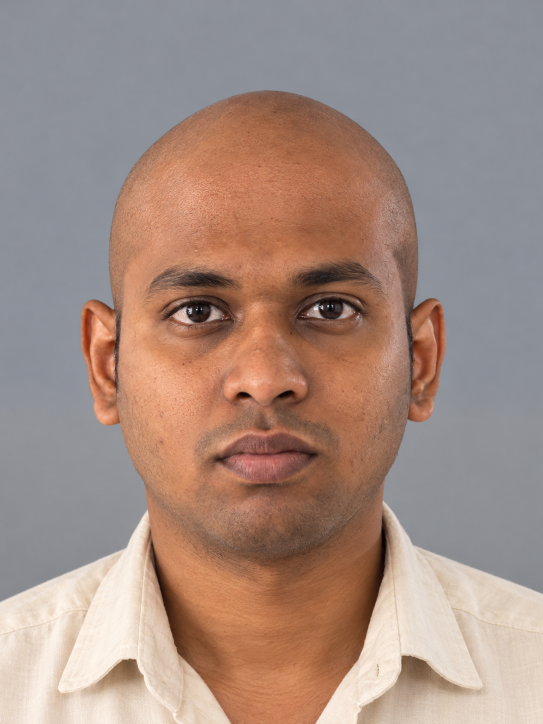
#> input picture assets/source/aakash-bald-reference.png, 1086 x 1448 px (shown at 1/2 size)
$ python extract_bald_scalp_overlay.py
#> lines starting #> are read from the running program, lines starting #| are printed output that depends on the picture
"""Make an aligned scalp layer to reveal when Aakash's photo hair is cut."""

from pathlib import Path

import numpy as np
from PIL import Image, ImageFilter


ROOT = Path(__file__).resolve().parents[1]
SOURCE = ROOT / "assets/source/aakash-bald-reference.png"
OUTPUT = ROOT / "assets/aakash-bald-scalp-overlay.png"
CROP = (130, 50, 950, 650)


def main() -> None:
    image = Image.open(SOURCE).convert("RGB").crop(CROP)
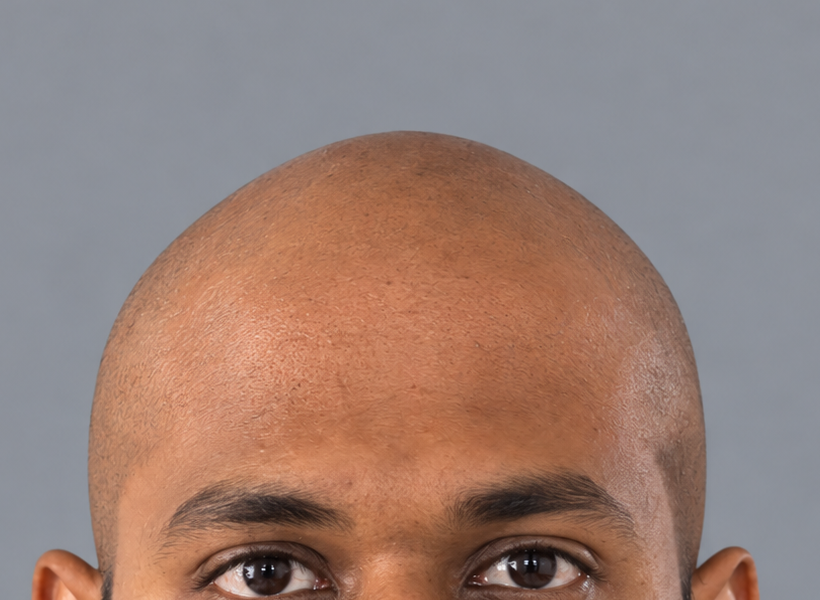
#> image: PIL image 820x600 RGB; mean R, G, B 153.2, 127.9, 118.9
    rgb = np.asarray(image, dtype=np.float32)
    yy, xx = np.mgrid[CROP[1]:CROP[3], CROP[0]:CROP[2]]
    # Warm scalp against the neutral studio background. Fade through the
    # forehead where the existing fitted face already has matching pixels.
    warm = np.clip((rgb[..., 0] - rgb[..., 1] - 9) / 24, 0, 1)
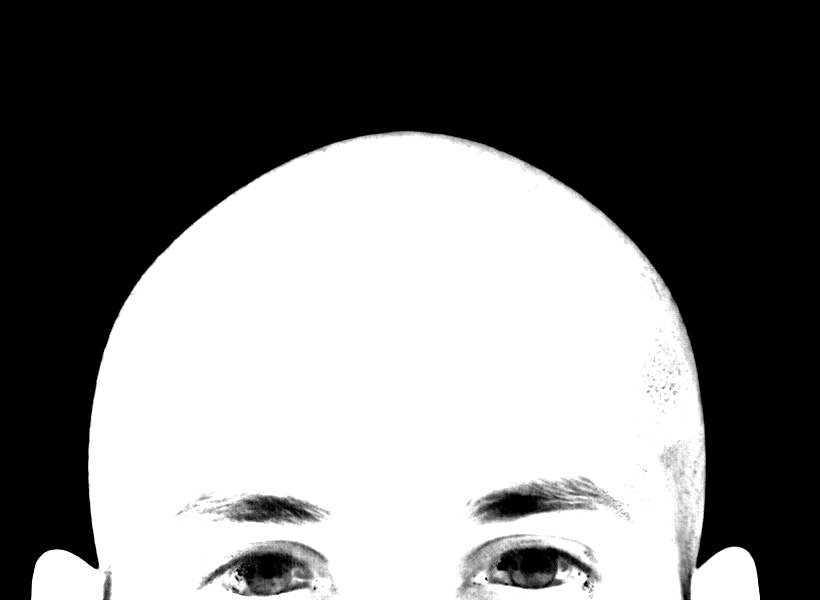
#> warm: shape (600, 820) float32; min 0, max 1, mean 0.483
    bottom = np.clip((625 - yy) / 135, 0, 1)
    temple = np.clip((yy - 430) / 100, 0, 1)
    left = 145 + 115 * temple
    right = 935 - 115 * temple
    sides = np.clip((xx - left) / 35, 0, 1) * np.clip((right - xx) / 35, 0, 1)
    alpha = Image.fromarray(np.uint8(np.round(warm * bottom * sides * 255)), "L")
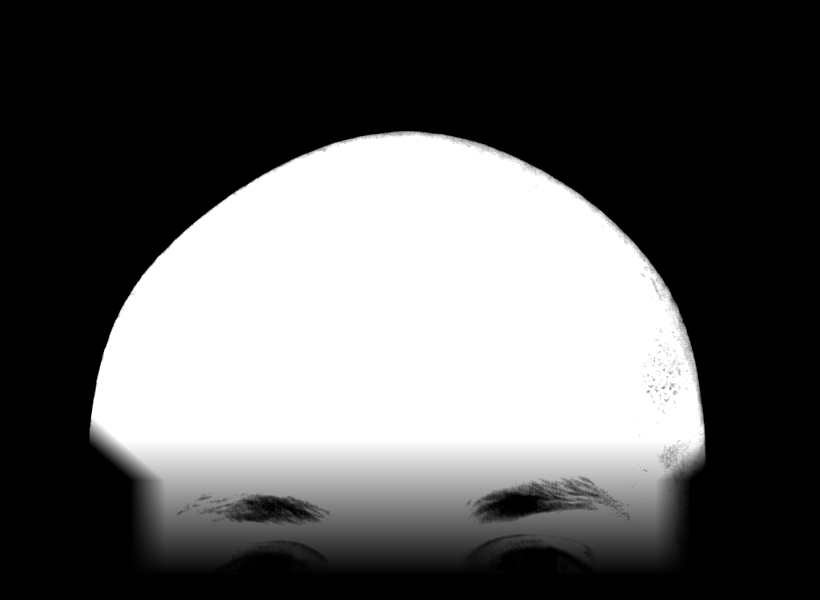
#> alpha: PIL image 820x600 L; min 0, max 255, mean 93.3
    alpha = alpha.filter(ImageFilter.GaussianBlur(1.0))
    rgba = image.convert("RGBA")
    rgba.putalpha(alpha)
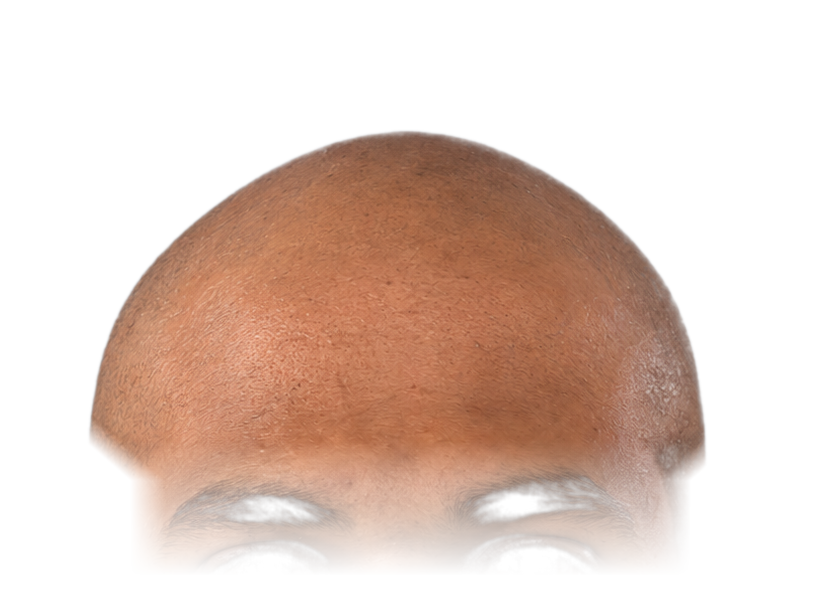
#> rgba: PIL image 820x600 RGBA; mean R, G, B, A 153.2, 127.9, 118.9, 93.3; transparent parts drawn white
    rgba.save(OUTPUT, optimize=True)
    print(f"Wrote {OUTPUT}")


if __name__ == "__main__":
    main()

$ run again, with assets/source/aakash-clean-reference.png copied over assets/source/aakash-bald-reference.png
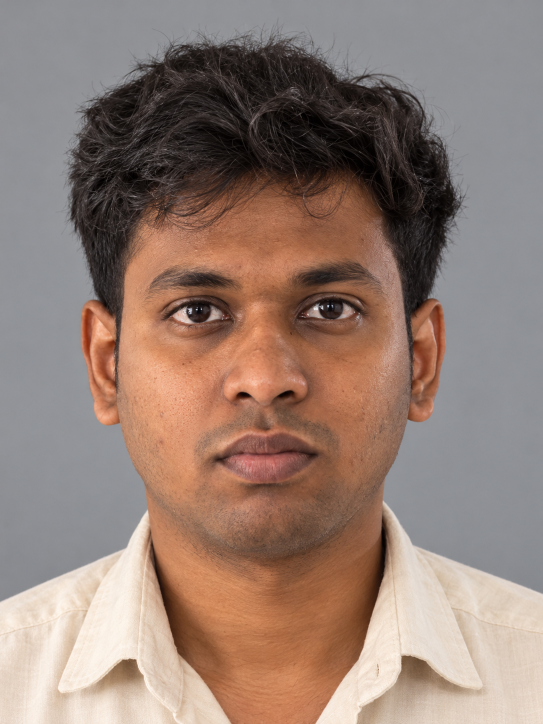
#> input picture assets/source/aakash-clean-reference.png, 1086 x 1448 px (shown at 1/2 size)
#> in main, `alpha = Image.fromarray(np.uint8(np.round(warm * bottom * sides * 255)..`:
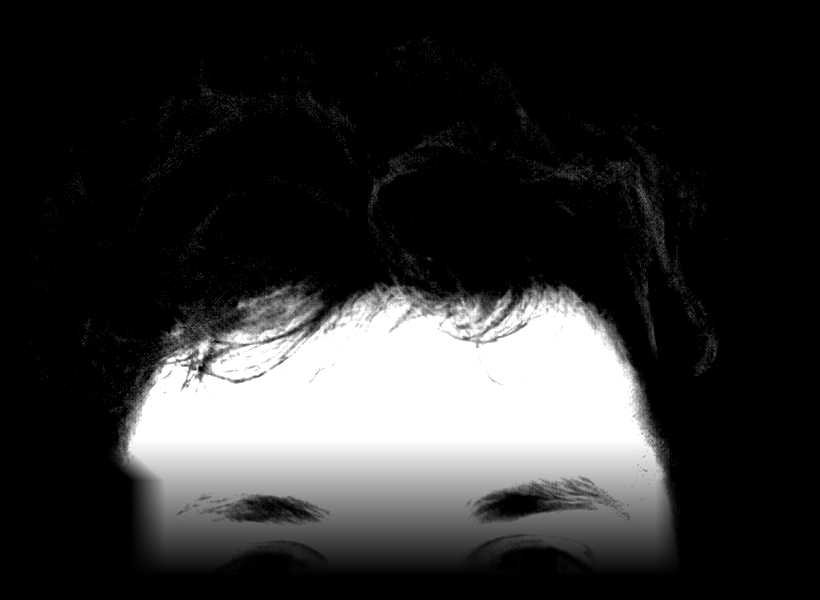
#> alpha: PIL image 820x600 L; min 0, max 255, mean 49.1
#> in main, `rgba.putalpha(alpha)`:
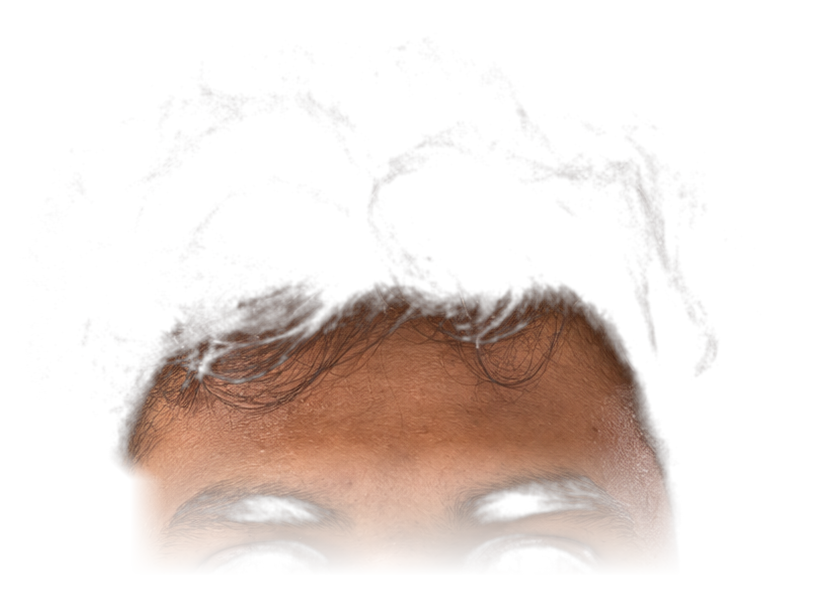
#> rgba: PIL image 820x600 RGBA; mean R, G, B, A 97.7, 80.1, 73.2, 49; transparent parts drawn white
